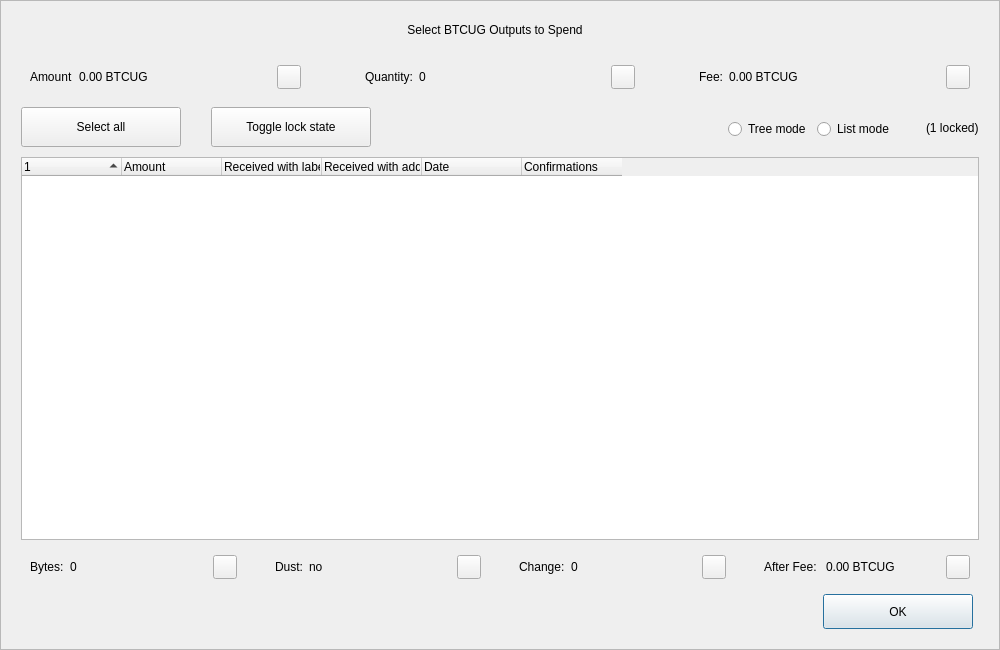
<?xml version="1.0" encoding="UTF-8"?>
<ui version="4.0">
 <class>CoinControlDialog</class>
 <widget class="QDialog" name="CoinControlDialog">
  <property name="geometry">
   <rect>
    <x>0</x>
    <y>0</y>
    <width>1000</width>
    <height>650</height>
   </rect>
  </property>
  <property name="minimumSize">
   <size>
    <width>950</width>
    <height>650</height>
   </size>
  </property>
  <property name="windowTitle">
   <string>Coin Selection</string>
  </property>
  <property name="styleSheet">
   <string notr="true"/>
  </property>
  <layout class="QVBoxLayout" name="verticalLayout">
   <property name="spacing">
    <number>0</number>
   </property>
   <property name="leftMargin">
    <number>0</number>
   </property>
   <property name="topMargin">
    <number>0</number>
   </property>
   <property name="rightMargin">
    <number>0</number>
   </property>
   <property name="bottomMargin">
    <number>0</number>
   </property>
   <item>
    <widget class="QFrame" name="frameContainer">
     <property name="toolTipDuration">
      <number>0</number>
     </property>
     <property name="frameShape">
      <enum>QFrame::StyledPanel</enum>
     </property>
     <property name="frameShadow">
      <enum>QFrame::Raised</enum>
     </property>
     <layout class="QVBoxLayout" name="verticalLayout_2">
      <property name="leftMargin">
       <number>0</number>
      </property>
      <property name="rightMargin">
       <number>0</number>
      </property>
      <property name="bottomMargin">
       <number>20</number>
      </property>
      <item>
       <layout class="QHBoxLayout" name="horizontalLayout_12">
        <property name="spacing">
         <number>0</number>
        </property>
        <property name="leftMargin">
         <number>20</number>
        </property>
        <property name="rightMargin">
         <number>30</number>
        </property>
        <item>
         <spacer name="horizontalSpacer_4">
          <property name="orientation">
           <enum>Qt::Horizontal</enum>
          </property>
          <property name="sizeHint" stdset="0">
           <size>
            <width>40</width>
            <height>20</height>
           </size>
          </property>
         </spacer>
        </item>
        <item>
         <widget class="QLabel" name="labelTitle">
          <property name="minimumSize">
           <size>
            <width>0</width>
            <height>40</height>
           </size>
          </property>
          <property name="maximumSize">
           <size>
            <width>16777215</width>
            <height>40</height>
           </size>
          </property>
          <property name="text">
           <string>Select BTCUG Outputs to Spend</string>
          </property>
          <property name="alignment">
           <set>Qt::AlignCenter</set>
          </property>
          <property name="margin">
           <number>7</number>
          </property>
         </widget>
        </item>
        <item>
         <spacer name="horizontalSpacer_5">
          <property name="orientation">
           <enum>Qt::Horizontal</enum>
          </property>
          <property name="sizeHint" stdset="0">
           <size>
            <width>40</width>
            <height>20</height>
           </size>
          </property>
         </spacer>
        </item>
       </layout>
      </item>
      <item>
       <layout class="QHBoxLayout" name="horizontalLayout_8">
        <property name="leftMargin">
         <number>20</number>
        </property>
        <property name="rightMargin">
         <number>20</number>
        </property>
        <item>
         <widget class="QWidget" name="layoutAmount" native="true">
          <layout class="QHBoxLayout" name="horizontalLayout_9" stretch="0,1,0">
           <item>
            <widget class="QLabel" name="labelCoinControlAmountText">
             <property name="text">
              <string>Amount</string>
             </property>
            </widget>
           </item>
           <item>
            <widget class="QLabel" name="labelCoinControlAmount">
             <property name="text">
              <string>0.00 BTCUG</string>
             </property>
            </widget>
           </item>
           <item alignment="Qt::AlignHCenter|Qt::AlignVCenter">
            <widget class="QPushButton" name="pushButtonAmount">
             <property name="minimumSize">
              <size>
               <width>0</width>
               <height>24</height>
              </size>
             </property>
             <property name="maximumSize">
              <size>
               <width>24</width>
               <height>26</height>
              </size>
             </property>
             <property name="focusPolicy">
              <enum>Qt::NoFocus</enum>
             </property>
             <property name="styleSheet">
              <string notr="true">padding-bottom:2px;
padding-right:4px;</string>
             </property>
             <property name="text">
              <string/>
             </property>
            </widget>
           </item>
          </layout>
         </widget>
        </item>
        <item>
         <spacer name="horizontalSpacer_2">
          <property name="orientation">
           <enum>Qt::Horizontal</enum>
          </property>
          <property name="sizeType">
           <enum>QSizePolicy::Fixed</enum>
          </property>
          <property name="sizeHint" stdset="0">
           <size>
            <width>40</width>
            <height>20</height>
           </size>
          </property>
         </spacer>
        </item>
        <item>
         <widget class="QWidget" name="layoutQuantity" native="true">
          <layout class="QHBoxLayout" name="horizontalLayout_10" stretch="0,1,0">
           <item>
            <widget class="QLabel" name="labelCoinControlQuantityText">
             <property name="text">
              <string>Quantity:</string>
             </property>
            </widget>
           </item>
           <item>
            <widget class="QLabel" name="labelCoinControlQuantity">
             <property name="text">
              <string>0</string>
             </property>
            </widget>
           </item>
           <item alignment="Qt::AlignHCenter|Qt::AlignVCenter">
            <widget class="QPushButton" name="pushButtonQuantity">
             <property name="minimumSize">
              <size>
               <width>0</width>
               <height>24</height>
              </size>
             </property>
             <property name="maximumSize">
              <size>
               <width>24</width>
               <height>26</height>
              </size>
             </property>
             <property name="focusPolicy">
              <enum>Qt::NoFocus</enum>
             </property>
             <property name="styleSheet">
              <string notr="true">padding-bottom:2px;
               padding-right:4px;</string>
             </property>
             <property name="text">
              <string/>
             </property>
            </widget>
           </item>
          </layout>
         </widget>
        </item>
        <item>
         <spacer name="horizontalSpacer_22">
          <property name="orientation">
           <enum>Qt::Horizontal</enum>
          </property>
          <property name="sizeType">
           <enum>QSizePolicy::Fixed</enum>
          </property>
          <property name="sizeHint" stdset="0">
           <size>
            <width>40</width>
            <height>20</height>
           </size>
          </property>
         </spacer>
        </item>
        <item>
         <widget class="QWidget" name="layoutFee" native="true">
          <layout class="QHBoxLayout" name="horizontalLayout_11" stretch="0,1,0">
           <item>
            <widget class="QLabel" name="labelCoinControlFeeText">
             <property name="text">
              <string>Fee:</string>
             </property>
            </widget>
           </item>
           <item>
            <widget class="QLabel" name="labelCoinControlFee">
             <property name="text">
              <string>0.00 BTCUG</string>
             </property>
            </widget>
           </item>
           <item alignment="Qt::AlignHCenter|Qt::AlignVCenter">
            <widget class="QPushButton" name="pushButtonFee">
             <property name="minimumSize">
              <size>
               <width>0</width>
               <height>24</height>
              </size>
             </property>
             <property name="maximumSize">
              <size>
               <width>24</width>
               <height>26</height>
              </size>
             </property>
             <property name="focusPolicy">
              <enum>Qt::NoFocus</enum>
             </property>
             <property name="styleSheet">
              <string notr="true">padding-bottom:2px;
               padding-right:4px;</string>
             </property>
             <property name="text">
              <string/>
             </property>
            </widget>
           </item>
          </layout>
         </widget>
        </item>
       </layout>
      </item>
      <item>
       <widget class="QFrame" name="frame">
        <property name="minimumSize">
         <size>
          <width>0</width>
          <height>40</height>
         </size>
        </property>
        <property name="styleSheet">
         <string notr="true">#frame {
	border:0;
}</string>
        </property>
        <property name="frameShape">
         <enum>QFrame::StyledPanel</enum>
        </property>
        <property name="frameShadow">
         <enum>QFrame::Sunken</enum>
        </property>
        <layout class="QHBoxLayout" name="horizontalLayout">
         <property name="spacing">
          <number>0</number>
         </property>
         <property name="leftMargin">
          <number>20</number>
         </property>
         <property name="topMargin">
          <number>0</number>
         </property>
         <property name="rightMargin">
          <number>20</number>
         </property>
         <property name="bottomMargin">
          <number>0</number>
         </property>
         <item>
          <layout class="QHBoxLayout" name="horizontalLayoutPanel" stretch="0,0,0,0,0,0">
           <property name="spacing">
            <number>20</number>
           </property>
           <item>
            <widget class="QPushButton" name="pushButtonSelectAll">
             <property name="sizePolicy">
              <sizepolicy hsizetype="Maximum" vsizetype="Fixed">
               <horstretch>0</horstretch>
               <verstretch>0</verstretch>
              </sizepolicy>
             </property>
             <property name="minimumSize">
              <size>
               <width>160</width>
               <height>40</height>
              </size>
             </property>
             <property name="maximumSize">
              <size>
               <width>16777215</width>
               <height>40</height>
              </size>
             </property>
             <property name="text">
              <string>Select all</string>
             </property>
             <property name="checkable">
              <bool>true</bool>
             </property>
             <property name="checked">
              <bool>false</bool>
             </property>
             <property name="autoExclusive">
              <bool>false</bool>
             </property>
             <property name="autoDefault">
              <bool>false</bool>
             </property>
            </widget>
           </item>
           <item>
            <spacer name="horizontalSpacer_6">
             <property name="orientation">
              <enum>Qt::Horizontal</enum>
             </property>
             <property name="sizeType">
              <enum>QSizePolicy::Fixed</enum>
             </property>
             <property name="sizeHint" stdset="0">
              <size>
               <width>10</width>
               <height>20</height>
              </size>
             </property>
            </spacer>
           </item>
           <item>
            <widget class="QPushButton" name="pushButtonToggleLock">
             <property name="sizePolicy">
              <sizepolicy hsizetype="Maximum" vsizetype="Fixed">
               <horstretch>0</horstretch>
               <verstretch>0</verstretch>
              </sizepolicy>
             </property>
             <property name="minimumSize">
              <size>
               <width>160</width>
               <height>40</height>
              </size>
             </property>
             <property name="maximumSize">
              <size>
               <width>16777215</width>
               <height>40</height>
              </size>
             </property>
             <property name="text">
              <string>Toggle lock state</string>
             </property>
             <property name="checkable">
              <bool>true</bool>
             </property>
             <property name="autoExclusive">
              <bool>false</bool>
             </property>
             <property name="autoDefault">
              <bool>false</bool>
             </property>
            </widget>
           </item>
           <item>
            <spacer name="horizontalSpacer_7">
             <property name="orientation">
              <enum>Qt::Horizontal</enum>
             </property>
             <property name="sizeType">
              <enum>QSizePolicy::Expanding</enum>
             </property>
             <property name="sizeHint" stdset="0">
              <size>
               <width>30</width>
               <height>20</height>
              </size>
             </property>
            </spacer>
           </item>
           <item alignment="Qt::AlignRight">
            <widget class="QGroupBox" name="groupBox_2">
             <property name="styleSheet">
              <string notr="true">#groupBox_2 {
    background-color:transparent;
    border-radius:0;
}</string>
             </property>
             <property name="title">
              <string/>
             </property>
             <layout class="QHBoxLayout" name="horizontalLayout_14">
              <item>
               <widget class="QRadioButton" name="radioTreeMode">
                <property name="sizePolicy">
                 <sizepolicy hsizetype="Maximum" vsizetype="Fixed">
                  <horstretch>0</horstretch>
                  <verstretch>0</verstretch>
                 </sizepolicy>
                </property>
                <property name="text">
                 <string>Tree mode</string>
                </property>
               </widget>
              </item>
              <item>
               <widget class="QRadioButton" name="radioListMode">
                <property name="sizePolicy">
                 <sizepolicy hsizetype="Maximum" vsizetype="Fixed">
                  <horstretch>0</horstretch>
                  <verstretch>0</verstretch>
                 </sizepolicy>
                </property>
                <property name="text">
                 <string>List mode</string>
                </property>
                <property name="checked">
                 <bool>false</bool>
                </property>
               </widget>
              </item>
             </layout>
            </widget>
           </item>
           <item>
            <widget class="QLabel" name="labelLocked">
             <property name="text">
              <string>(1 locked)</string>
             </property>
            </widget>
           </item>
          </layout>
         </item>
        </layout>
       </widget>
      </item>
      <item>
       <layout class="QHBoxLayout" name="horizontalLayout_13">
        <property name="leftMargin">
         <number>20</number>
        </property>
        <property name="rightMargin">
         <number>20</number>
        </property>
        <item>
         <widget class="CoinControlTreeWidget" name="treeWidget">
          <property name="contextMenuPolicy">
           <enum>Qt::CustomContextMenu</enum>
          </property>
          <property name="styleSheet">
           <string notr="true"/>
          </property>
          <property name="sortingEnabled">
           <bool>false</bool>
          </property>
          <property name="columnCount">
           <number>6</number>
          </property>
          <attribute name="headerShowSortIndicator" stdset="0">
           <bool>true</bool>
          </attribute>
          <attribute name="headerStretchLastSection">
           <bool>false</bool>
          </attribute>
          <column>
           <property name="text">
            <string/>
           </property>
          </column>
          <column>
           <property name="text">
            <string>Amount</string>
           </property>
          </column>
          <column>
           <property name="text">
            <string>Received with label</string>
           </property>
          </column>
          <column>
           <property name="text">
            <string>Received with address</string>
           </property>
          </column>
          <column>
           <property name="text">
            <string>Date</string>
           </property>
          </column>
          <column>
           <property name="text">
            <string>Confirmations</string>
           </property>
           <property name="toolTip">
            <string>Confirmed</string>
           </property>
          </column>
         </widget>
        </item>
       </layout>
      </item>
      <item>
       <layout class="QHBoxLayout" name="horizontalLayout_3">
        <property name="spacing">
         <number>20</number>
        </property>
        <property name="leftMargin">
         <number>20</number>
        </property>
        <property name="rightMargin">
         <number>20</number>
        </property>
        <item>
         <widget class="QWidget" name="layoutBytes" native="true">
          <layout class="QHBoxLayout" name="horizontalLayout_4" stretch="0,1,0">
           <item>
            <widget class="QLabel" name="labelCoinControlBytesText">
             <property name="text">
              <string>Bytes:</string>
             </property>
            </widget>
           </item>
           <item>
            <widget class="QLabel" name="labelCoinControlBytes">
             <property name="text">
              <string>0</string>
             </property>
            </widget>
           </item>
           <item alignment="Qt::AlignHCenter|Qt::AlignVCenter">
            <widget class="QPushButton" name="pushButtonBytes">
             <property name="minimumSize">
              <size>
               <width>0</width>
               <height>24</height>
              </size>
             </property>
             <property name="maximumSize">
              <size>
               <width>24</width>
               <height>26</height>
              </size>
             </property>
             <property name="focusPolicy">
              <enum>Qt::NoFocus</enum>
             </property>
             <property name="styleSheet">
              <string notr="true">padding-bottom:2px;
               padding-right:4px;</string>
             </property>
             <property name="text">
              <string/>
             </property>
            </widget>
           </item>
          </layout>
         </widget>
        </item>
        <item>
         <widget class="QWidget" name="layoutDust" native="true">
          <layout class="QHBoxLayout" name="horizontalLayout_5" stretch="0,1,0">
           <item>
            <widget class="QLabel" name="labelCoinControlLowOutputText">
             <property name="text">
              <string>Dust:</string>
             </property>
            </widget>
           </item>
           <item>
            <widget class="QLabel" name="labelCoinControlLowOutput">
             <property name="text">
              <string>no</string>
             </property>
            </widget>
           </item>
           <item alignment="Qt::AlignHCenter|Qt::AlignVCenter">
            <widget class="QPushButton" name="pushButtonDust">
             <property name="minimumSize">
              <size>
               <width>0</width>
               <height>24</height>
              </size>
             </property>
             <property name="maximumSize">
              <size>
               <width>24</width>
               <height>26</height>
              </size>
             </property>
             <property name="focusPolicy">
              <enum>Qt::NoFocus</enum>
             </property>
             <property name="styleSheet">
              <string notr="true">padding-bottom:2px;
               padding-right:4px;</string>
             </property>
             <property name="text">
              <string/>
             </property>
            </widget>
           </item>
          </layout>
         </widget>
        </item>
        <item>
         <widget class="QWidget" name="layoutChange" native="true">
          <layout class="QHBoxLayout" name="horizontalLayout_6" stretch="0,1,0">
           <item>
            <widget class="QLabel" name="labelCoinControlChangeText">
             <property name="text">
              <string>Change:</string>
             </property>
            </widget>
           </item>
           <item>
            <widget class="QLabel" name="labelCoinControlChange">
             <property name="text">
              <string>0</string>
             </property>
            </widget>
           </item>
           <item alignment="Qt::AlignHCenter|Qt::AlignVCenter">
            <widget class="QPushButton" name="pushButtonChange">
             <property name="minimumSize">
              <size>
               <width>0</width>
               <height>24</height>
              </size>
             </property>
             <property name="maximumSize">
              <size>
               <width>24</width>
               <height>26</height>
              </size>
             </property>
             <property name="focusPolicy">
              <enum>Qt::NoFocus</enum>
             </property>
             <property name="styleSheet">
              <string notr="true">padding-bottom:2px;
               padding-right:4px;</string>
             </property>
             <property name="text">
              <string/>
             </property>
            </widget>
           </item>
          </layout>
         </widget>
        </item>
        <item>
         <widget class="QWidget" name="layoutAfter" native="true">
          <layout class="QHBoxLayout" name="horizontalLayout_7" stretch="0,1,0">
           <item>
            <widget class="QLabel" name="labelCoinControlAfterFeeText">
             <property name="text">
              <string>After Fee: </string>
             </property>
            </widget>
           </item>
           <item>
            <widget class="QLabel" name="labelCoinControlAfterFee">
             <property name="text">
              <string>0.00 BTCUG</string>
             </property>
            </widget>
           </item>
           <item alignment="Qt::AlignHCenter|Qt::AlignVCenter">
            <widget class="QPushButton" name="pushButtonAlterFee">
             <property name="minimumSize">
              <size>
               <width>0</width>
               <height>24</height>
              </size>
             </property>
             <property name="maximumSize">
              <size>
               <width>24</width>
               <height>26</height>
              </size>
             </property>
             <property name="focusPolicy">
              <enum>Qt::NoFocus</enum>
             </property>
             <property name="styleSheet">
              <string notr="true">padding-bottom:2px;
               padding-right:4px;</string>
             </property>
             <property name="text">
              <string/>
             </property>
            </widget>
           </item>
          </layout>
         </widget>
        </item>
       </layout>
      </item>
      <item>
       <layout class="QHBoxLayout" name="horizontalLayout_2">
        <property name="spacing">
         <number>0</number>
        </property>
        <property name="leftMargin">
         <number>20</number>
        </property>
        <property name="rightMargin">
         <number>26</number>
        </property>
        <item>
         <spacer name="horizontalSpacer_3">
          <property name="orientation">
           <enum>Qt::Horizontal</enum>
          </property>
          <property name="sizeHint" stdset="0">
           <size>
            <width>558</width>
            <height>20</height>
           </size>
          </property>
         </spacer>
        </item>
        <item>
         <widget class="QPushButton" name="pushButtonOk">
          <property name="minimumSize">
           <size>
            <width>150</width>
            <height>35</height>
           </size>
          </property>
          <property name="text">
           <string>OK</string>
          </property>
         </widget>
        </item>
       </layout>
      </item>
     </layout>
    </widget>
   </item>
  </layout>
 </widget>
 <customwidgets>
  <customwidget>
   <class>CoinControlTreeWidget</class>
   <extends>QTreeWidget</extends>
   <header>coincontroltreewidget.h</header>
  </customwidget>
 </customwidgets>
 <resources/>
 <connections/>
</ui>
